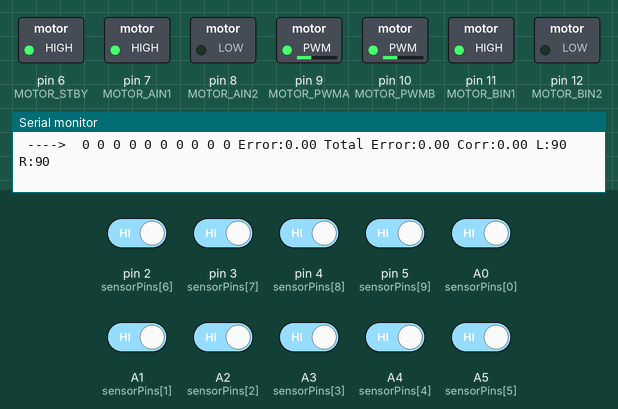
Simulated run of this program. Board: Arduino Nano, built with avr-gcc and run on an emulated ATmega328P. On the bench: switched loads named in the program (green lamp = pin HIGH), the last lines printed to the serial monitor. Inputs (shaded band) come from the test bench; at power-on: A0 (sensorPins[0]), A1 (sensorPins[1]), A2 (sensorPins[2]), A3 (sensorPins[3]), A4 (sensorPins[4]), A5 (sensorPins[5]), pin 2 (sensorPins[6]), pin 3 (sensorPins[7]), pin 4 (sensorPins[8]), pin 5 (sensorPins[9]) HIGH.

Above: at 1.2 s.
1.3 s: pin 3 (sensorPins[7]) driven LOW
At 2.5 s:
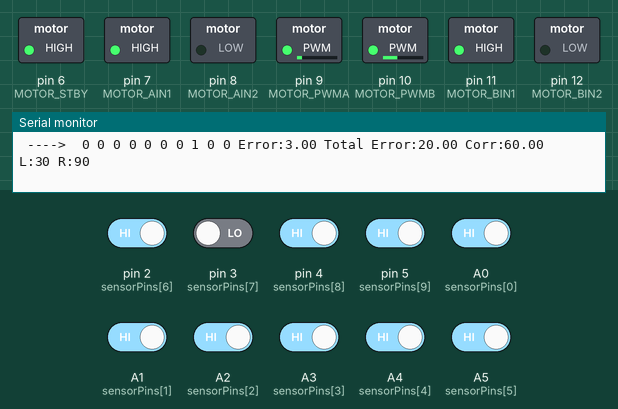
2.8 s: pin 5 (sensorPins[9]) driven LOW
At 3.7 s:
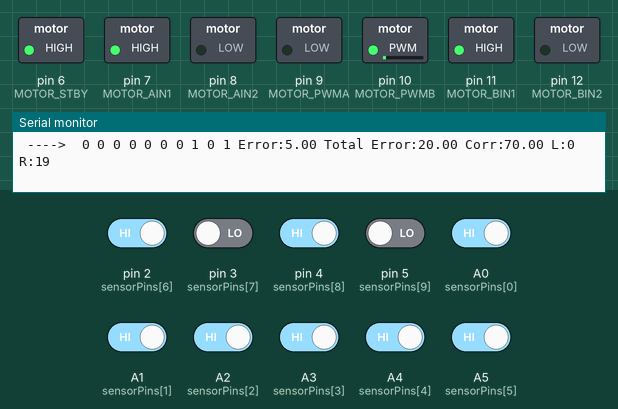
4.3 s: A0 (sensorPins[0]) driven LOW
At 4.8 s:
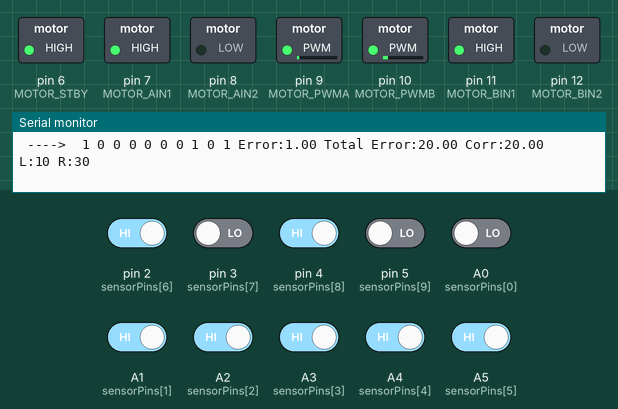
5.8 s: pin 5 (sensorPins[9]) driven HIGH
At 6.6 s:
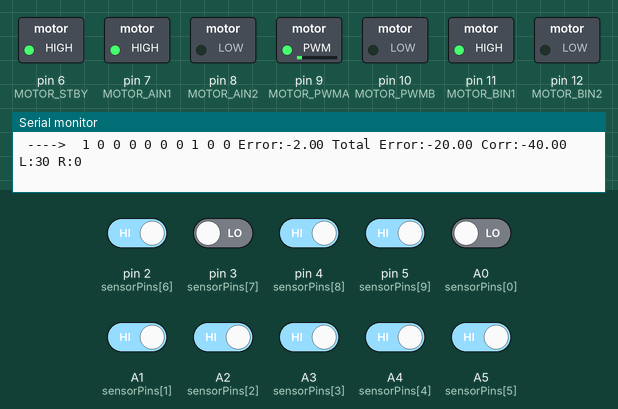
7.3 s: pin 4 (sensorPins[8]) driven LOW
At 8.3 s:
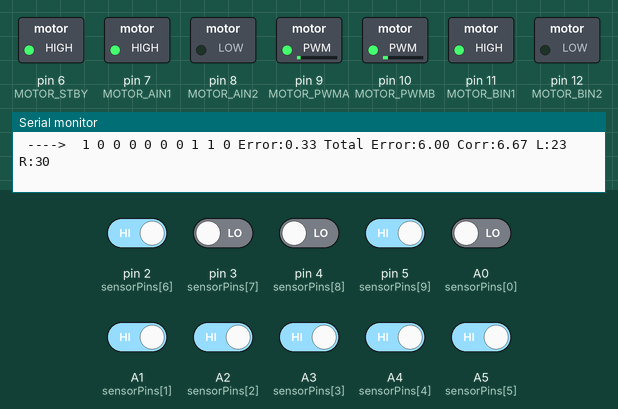
10.3 s: pin 2 (sensorPins[6]) driven LOW
At 10.8 s:
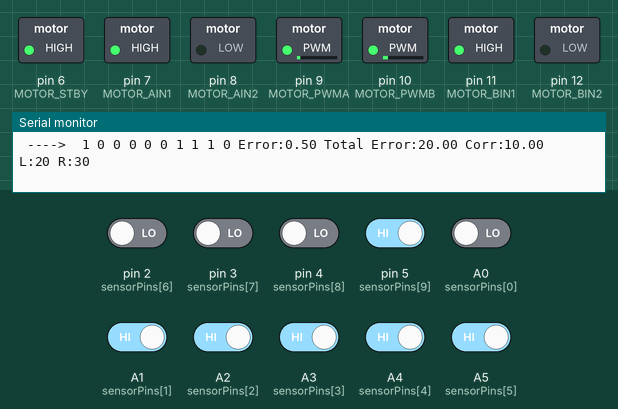
Timing chart, 0 to 12.8 s (numbered marks = the images above; inputs shaded):
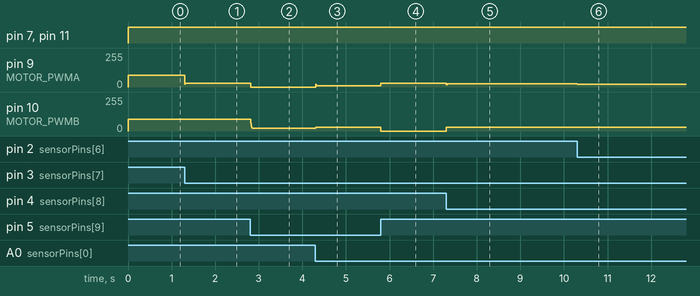

Measured:
- after the input at 1.3 s, pin 9 (MOTOR_PWMA): 90/255 → 30/255 at once
- after the input at 2.8 s, pin 9 (MOTOR_PWMA): 30/255 → 0/255 at once; pin 10 (MOTOR_PWMB): 90/255 → 19/255 at once
- after the input at 4.3 s, pin 9 (MOTOR_PWMA): 0/255 → 10/255 at once; pin 10 (MOTOR_PWMB): 19/255 → 30/255 at once
- after the input at 5.8 s, pin 9 (MOTOR_PWMA): 10/255 → 30/255 at once; pin 10 (MOTOR_PWMB): 30/255 → 0/255 at once
- after the input at 7.3 s, pin 9 (MOTOR_PWMA): 30/255 → 23/255 at once; pin 10 (MOTOR_PWMB): 0/255 → 30/255 at once
- after the input at 10.3 s, pin 9 (MOTOR_PWMA): 23/255 → 20/255 at once

The program:

main.cpp
```cpp
#include <Arduino.h>

// =================================================
// IR Sensor Arrays — 10 sensors total (two 5-sensor arrays combined)
// Array 1 (left half) -> Array 2 (right half), left to right overall
// =================================================
#define NUM_SENSORS 10

const uint8_t sensorPins[NUM_SENSORS] = {
    A0, A1, A2, A3, A4, // array 1 (left)
    A5, 2, 3, 4, 5      // array 2 (right)
};

// Odd, symmetric weights: no sensor sits exactly at zero, so a
// line centered between two middle sensors still produces a clean 0.
const int weights[NUM_SENSORS] = {
    -7,
    -5,
    -3,
    -1,
    0,
    0,
    1,
    3,
    5,
    7,
};

// true = sensor pulls LOW when it sees the dark line
#define LINE_IS_LOW true

bool sensor[NUM_SENSORS];
uint8_t sensorCount = 0;

// ------------------------------------------------------------
// MOTOR PINS -- PWM moved to 9 and 10 so BOTH motors share
// Timer1. Previously PWMA was on 10 (Timer1) and PWMB on 11
// (Timer2), which meant the two motors ran on separate timers.
// ------------------------------------------------------------
#define MOTOR_STBY 6
#define MOTOR_AIN1 7
#define MOTOR_AIN2 8
#define MOTOR_PWMA 9  // was 10
#define MOTOR_PWMB 10 // was 11
#define MOTOR_BIN1 11 // was 12
#define MOTOR_BIN2 12 // was 13

// =================================================
// PID SETTINGS
// NOTE: weights now range -9..9 (10 sensors) instead of -2..2 (5
// sensors), so Kp/Kd are scaled down from the 5-sensor version.
// Re-tune on your actual track.
// =================================================
const float Kp = 20;
const float Ki = 0;
const float Kd = 3;

float previousError = 0;
float totalError = 0;

// =================================================
// SPEED
// =================================================
int normalSpeed = 90;
int currentSpeed = 90;

// Instead of a fixed slowSpeed value, slow down by a PERCENTAGE of
// currentSpeed. A fixed value (e.g. 60) could end up higher than
// currentSpeed if the car was already slow, which -- combined with
// the "cap faster wheel at currentSpeed" logic below -- could push
// both wheels toward 0. A percentage always scales down from
// whatever speed the car is actually at right now.
const float slowSpeedPercent = 0.65; // 65% of currentSpeed when off-center

const float turnInnerRatio = 0.1;
const float turnOuterRatio = .8;

// =================================================
// Motor Control
// =================================================
void setMotor(int left, int right)
{
    left = constrain(left, -255, 255);
    right = constrain(right, -255, 255);

    // Left motor (Motor A)
    if (left >= 0)
    {
        digitalWrite(MOTOR_AIN1, HIGH);
        digitalWrite(MOTOR_AIN2, LOW);
        analogWrite(MOTOR_PWMA, left);
    }
    else
    {
        digitalWrite(MOTOR_AIN1, LOW);
        digitalWrite(MOTOR_AIN2, HIGH);
        analogWrite(MOTOR_PWMA, -left);
    }

    // Right motor (Motor B)
    if (right >= 0)
    {
        digitalWrite(MOTOR_BIN1, HIGH);
        digitalWrite(MOTOR_BIN2, LOW);
        analogWrite(MOTOR_PWMB, right);
    }
    else
    {
        digitalWrite(MOTOR_BIN1, LOW);
        digitalWrite(MOTOR_BIN2, HIGH);
        analogWrite(MOTOR_PWMB, -right);
    }
}

// =================================================
// Read Sensors
// =================================================
void readSensors()
{
    sensorCount = 0;
    for (int i = 0; i < NUM_SENSORS; i++)
    {
        bool lineDetected = LINE_IS_LOW
                                ? (digitalRead(sensorPins[i]) == LOW)
                                : (digitalRead(sensorPins[i]) == HIGH);
        sensor[i] = lineDetected;
        if (lineDetected)
            sensorCount++;
    }
}

// =================================================
// Calculate Error
// =================================================
float getError()
{
    readSensors();

    int sumOfError = 0;

    for (int i = 0; i < NUM_SENSORS; i++)
    {
        if (sensor[i])
        {
            sumOfError += weights[i];
        }
    }

    // Line lost
    if (sensorCount == 0)
    {
        totalError = 0;

        if (previousError < 0)
            return -9;

        if (previousError > 0)
            return 9;

        return 0;
    }

    return (float)sumOfError / sensorCount;
}

// =================================================
// Brake
// =================================================
void breakCar()
{
    // setMotor(-currentSpeed, -currentSpeed);
    // delay(50);
    // setMotor(0, 0);
    // delay(50);
}

// =================================================
// 90 Degree Left Turn
// With 10 sensors, "back to centered" is checked on the two middle
// sensors (indices 4 and 5) instead of a single center sensor.
// =================================================
void turnLeft()
{
    int innerSpeed = (int)(currentSpeed * turnInnerRatio);
    int outerSpeed = (int)(currentSpeed * turnOuterRatio);

    setMotor(innerSpeed, outerSpeed);

    while (true)
    {
        readSensors();

        if (sensor[4] || sensor[5])
            break;
    }

    delay(50);
}

// =================================================
// 90 Degree Right Turn
// =================================================
void turnRight()
{
    int innerSpeed = (int)(currentSpeed * turnInnerRatio);
    int outerSpeed = (int)(currentSpeed * turnOuterRatio);

    setMotor(outerSpeed, innerSpeed);

    while (true)
    {
        readSensors();

        if (sensor[4] || sensor[5])
            break;
    }

    delay(50);
}

// =================================================
// Setup
// =================================================
void setup()
{
    Serial.begin(115200);

    for (int i = 0; i < NUM_SENSORS; i++)
        pinMode(sensorPins[i], INPUT);

    pinMode(MOTOR_STBY, OUTPUT);
    pinMode(MOTOR_AIN1, OUTPUT);
    pinMode(MOTOR_AIN2, OUTPUT);
    pinMode(MOTOR_PWMA, OUTPUT);
    pinMode(MOTOR_BIN1, OUTPUT);
    pinMode(MOTOR_BIN2, OUTPUT);
    pinMode(MOTOR_PWMB, OUTPUT);

    digitalWrite(MOTOR_STBY, HIGH);

    Serial.println("Robot Ready (10-sensor)");
}

// =================================================
// Main Loop
// =================================================
void loop()
{
    float error = getError();

    // ----------------------------
    // Corner Detection (debounced)
    // Outermost pair on each side (indices 0/1 and 8/9)
    // ----------------------------
    static int leftCornerCount = 0;
    static int rightCornerCount = 0;
    const int cornerConfirmCount = 3;

    if (sensor[0] && sensor[1])
    {
        leftCornerCount++;
        rightCornerCount = 0;
    }
    else if (sensor[8] && sensor[9])
    {
        rightCornerCount++;
        leftCornerCount = 0;
    }
    else
    {
        leftCornerCount = 0;
        rightCornerCount = 0;
    }

    if (leftCornerCount >= cornerConfirmCount)
    {
        leftCornerCount = 0;
        rightCornerCount = 0;
        breakCar();
        turnLeft();
        return;
    }

    if (rightCornerCount >= cornerConfirmCount)
    {
        leftCornerCount = 0;
        rightCornerCount = 0;
        breakCar();
        turnRight();
        return;
    }

    // ----------------------------
    // PID
    // ----------------------------

    totalError += error;
    totalError = constrain(totalError, -20, 20);

    float derivative = error - previousError;

    float correction =
        (Kp * error) +
        (Ki * totalError) +
        (Kd * derivative);

    previousError = error;

    correction = constrain(correction, -70, 70);

    int speed = currentSpeed;
    if (correction == 0)
        speed = normalSpeed;

    if (abs(error) > 4)
        speed = (int)(currentSpeed * slowSpeedPercent);

    int leftMotor = speed - correction;
    int rightMotor = speed + correction;

    // ----------------------------
    // Clamp each wheel independently to [0, currentSpeed]. This keeps
    // neither wheel above currentSpeed (same goal as before), but
    // unlike shifting both wheels down by a flat "excess" amount, it
    // can't push the slower wheel below 0 and floor it there when the
    // correction is large relative to speed -- it just proportionally
    // preserves whatever differential fits within that range.
    // ----------------------------
    leftMotor = constrain(leftMotor, 0, speed);
    rightMotor = constrain(rightMotor, 0, speed);

    setMotor(leftMotor, rightMotor);

    currentSpeed = max(speed, 30);
    // ----------------------------
    // Debug
    // ----------------------------

    Serial.print(" ----> ");
    for (int i = 0; i < NUM_SENSORS; i++)
    {
        Serial.print(" ");
        Serial.print(sensor[i]);
    }

    Serial.print(" Error:");
    Serial.print(error);

    Serial.print(" Total Error:");
    Serial.print(totalError);

    Serial.print(" Corr:");
    Serial.print(correction);

    Serial.print(" L:");
    Serial.print(leftMotor);

    Serial.print(" R:");
    Serial.println(rightMotor);

    delay(10);
}
```
